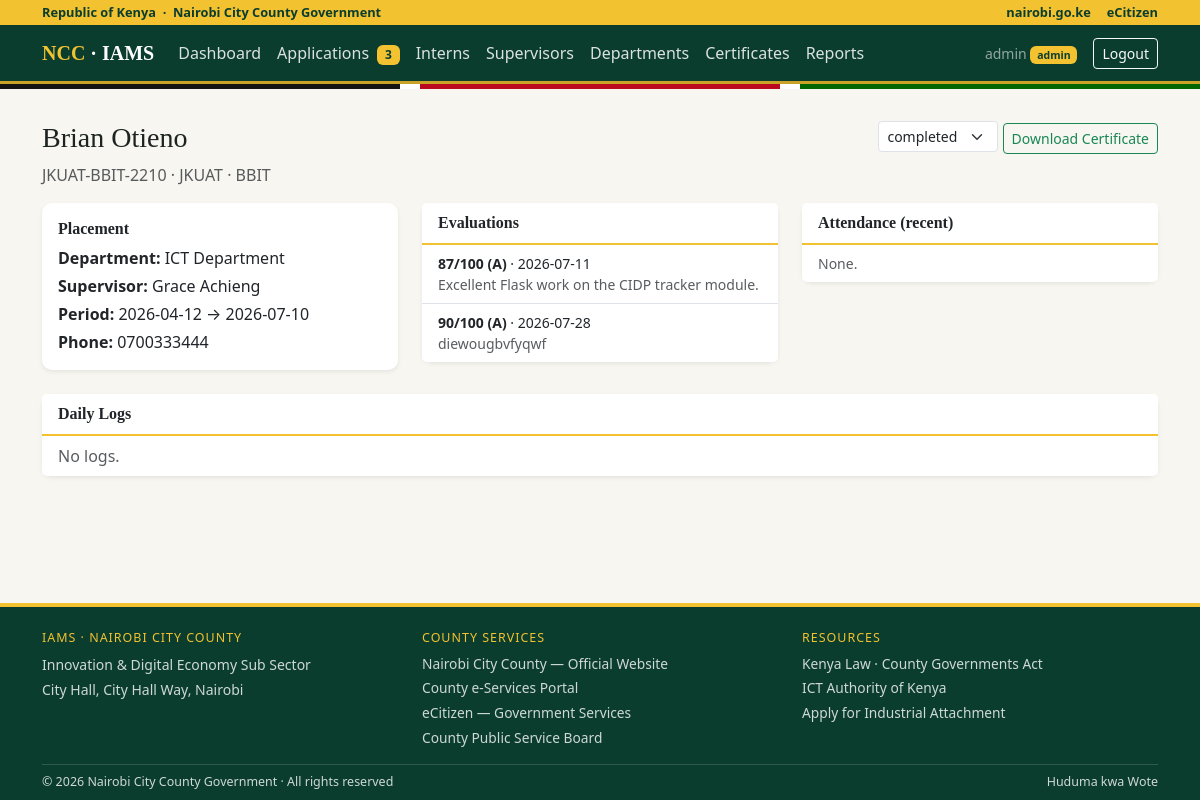
The app's page /admin/interns/2 (signed in) with its own data.
### app.py (models this page shows, shortened)
class User(UserMixin, db.Model):
    id = db.Column(db.Integer, primary_key=True)
    username = db.Column(db.String(80), unique=True, nullable=False)
    password_hash = db.Column(db.String(255), nullable=False)
    role = db.Column(db.String(20), nullable=False)  # admin | supervisor | intern
    intern_id = db.Column(db.Integer, db.ForeignKey("intern.id"))
    supervisor_id = db.Column(db.Integer, db.ForeignKey("supervisor.id"))
    intern = db.relationship("Intern", foreign_keys=[intern_id])
    supervisor = db.relationship("Supervisor", foreign_keys=[supervisor_id])

class Intern(db.Model):
    id = db.Column(db.Integer, primary_key=True)
    full_name = db.Column(db.String(120), nullable=False)
    admission_number = db.Column(db.String(40), unique=True, nullable=False)
    phone = db.Column(db.String(30))
    university = db.Column(db.String(120))
    course = db.Column(db.String(120))
    department_id = db.Column(db.Integer, db.ForeignKey("department.id"))
    supervisor_id = db.Column(db.Integer, db.ForeignKey("supervisor.id"))
    start_date = db.Column(db.Date, default=date.today)
    end_date = db.Column(db.Date)
    status = db.Column(db.String(20), default="active")  # active | completed | terminated
    department = db.relationship("Department")
    supervisor = db.relationship("Supervisor")
    attendance = db.relationship("Attendance", backref="intern", cascade="all, delete-orphan")
    logs = db.relationship("DailyLog", backref="intern", cascade="all, delete-orphan")
    evaluations = db.relationship("Performance", backref="intern", cascade="all, delete-orphan")
    certificate = db.relationship("Certificate", backref="intern", uselist=False, cascade="all, delete-orphan")

class Department(db.Model):
    id = db.Column(db.Integer, primary_key=True)
    name = db.Column(db.String(120), unique=True, nullable=False)
    hod_name = db.Column(db.String(120))
    location = db.Column(db.String(120))

class Supervisor(db.Model):
    id = db.Column(db.Integer, primary_key=True)
    full_name = db.Column(db.String(120), nullable=False)
    email = db.Column(db.String(120), unique=True, nullable=False)
    phone = db.Column(db.String(30))
    department_id = db.Column(db.Integer, db.ForeignKey("department.id"))
    department = db.relationship("Department")

class Performance(db.Model):
    id = db.Column(db.Integer, primary_key=True)
    intern_id = db.Column(db.Integer, db.ForeignKey("intern.id"), nullable=False)
    supervisor_id = db.Column(db.Integer, db.ForeignKey("supervisor.id"))
    evaluation_date = db.Column(db.Date, default=date.today)
    score = db.Column(db.Integer, nullable=False)  # 0-100
    grade = db.Column(db.String(2))
    comments = db.Column(db.Text)
    supervisor = db.relationship("Supervisor")

### app.py (the view)
@app.route("/admin/interns/<int:intern_id>")
@role_required("admin")
def admin_intern_detail(intern_id):
    intern = db.session.get(Intern, intern_id) or abort(404)
    return render_template("admin_intern_detail.html", intern=intern)

### app.py (called while the page is built)
@login_manager.user_loader
def load_user(user_id):
    return db.session.get(User, int(user_id))

def role_required(*roles):
    def wrapper(fn):
        @wraps(fn)
        def decorated(*args, **kwargs):
            if not current_user.is_authenticated:
                return redirect(url_for("login"))
            if current_user.role not in roles:
                abort(403)
            return fn(*args, **kwargs)
        return decorated
    return wrapper

@app.context_processor
def inject_badges():
    pending_apps = 0
    if current_user.is_authenticated and current_user.role == "admin":
        pending_apps = Application.query.filter_by(status="pending").count()
    return {"pending_applications": pending_apps}

### templates/admin_intern_detail.html (shortened to what this page needs)
{% extends "base.html" %}
{% block content %}
<div class="d-flex justify-content-between align-items-start mb-3">
  <div><h3>{{ intern.full_name }}</h3>
    <p class="text-muted mb-0">{{ intern.admission_number }} · {{ intern.university or '—' }} · {{ intern.course or '—' }}</p></div>
  <div class="text-end">
    <form method="post" action="{{ url_for('admin_intern_status', intern_id=intern.id) }}" class="d-inline">
      <select name="status" class="form-select form-select-sm d-inline w-auto" onchange="this.form.submit()">
        {% for s in ['active','completed','terminated'] %}<option value="{{ s }}" {{ 'selected' if intern.status==s }}>{{ s }}</option>{% endfor %}
      </select></form>
    {% if intern.status=='completed' and not intern.certificate %}
    <form method="post" action="{{ url_for('admin_issue_certificate', intern_id=intern.id) }}" class="d-inline">
      <button class="btn btn-sm btn-ncc">Generate Certificate</button></form>
    {% elif intern.certificate %}
    <a class="btn btn-sm btn-outline-success" href="{{ url_for('download_certificate', cert_id=intern.certificate.id) }}">Download Certificate</a>
    {% endif %}
  </div>
</div>
<div class="row g-4">
  <div class="col-md-4"><div class="card shadow-sm"><div class="card-body">
    <h6 class="card-header p-0 border-0 mb-2">Placement</h6>
    <p class="mb-1"><strong>Department:</strong> {{ intern.department.name if intern.department else '—' }}</p>
    <p class="mb-1"><strong>Supervisor:</strong> {{ intern.supervisor.full_name if intern.supervisor else '—' }}</p>
    <p class="mb-1"><strong>Period:</strong> {{ intern.start_date }} → {{ intern.end_date or 'ongoing' }}</p>
    <p class="mb-0"><strong>Phone:</strong> {{ intern.phone or '—' }}</p></div></div></div>
  <div class="col-md-4"><div class="card shadow-sm"><div class="card-header">Evaluations</div>
    <ul class="list-group list-group-flush">
      {% for e in intern.evaluations %}<li class="list-group-item small"><strong>{{ e.score }}/100 ({{ e.grade }})</strong> · {{ e.evaluation_date }}<br><span class="text-muted">{{ e.comments }}</span></li>
      {% else %}<li class="list-group-item text-muted small">None yet.</li>{% endfor %}</ul></div></div>
  <div class="col-md-4"><div class="card shadow-sm"><div class="card-header">Attendance (recent)</div>
    <ul class="list-group list-group-flush">
      {% for a in intern.attendance[-8:]|reverse %}<li class="list-group-item small d-flex justify-content-between">{{ a.date }}<span>{{ a.check_in or '—' }}–{{ a.check_out or '—' }} · {{ a.status }}</span></li>
      {% else %}<li class="list-group-item text-muted small">None.</li>{% endfor %}</ul></div></div>
  <div class="col-12"><div class="card shadow-sm"><div class="card-header">Daily Logs</div>
    <ul class="list-group list-group-flush">
      {% for log in intern.logs|sort(attribute='log_date', reverse=true) %}
      <li class="list-group-item"><strong>{{ log.log_date }}</strong>
        {% if log.reviewed %}<span class="badge bg-success">reviewed</span>{% else %}<span class="badge bg-warning text-dark">pending</span>{% endif %}
        <div class="small">{{ log.activities }}</div>
        {% if log.supervisor_comment %}<div class="small text-success">Supervisor: {{ log.supervisor_comment }}</div>{% endif %}</li>
      {% else %}<li class="list-group-item text-muted">No logs.</li>{% endfor %}</ul></div></div>
</div>
{% endblock %}

### templates/base.html (shortened to what this page needs)
<!DOCTYPE html>
<html lang="en">
<head>
  <link href="https://cdn.jsdelivr.net/npm/bootstrap@5.3.3/dist/css/bootstrap.min.css" rel="stylesheet">
  <link href="{{ url_for('static', filename='style.css') }}" rel="stylesheet">
</head>
<body>
<div class="gold-ribbon">
  <div class="container d-flex justify-content-between align-items-center">
    <span>Republic of Kenya &nbsp;·&nbsp; Nairobi City County Government</span>
    <span class="d-none d-md-flex gap-3">
      <a href="https://nairobi.go.ke" target="_blank" rel="noopener">nairobi.go.ke</a>
      <a href="https://ecitizen.go.ke" target="_blank" rel="noopener">eCitizen</a>
    </span>
  </div>
</div>
<nav class="navbar navbar-expand-lg navbar-dark ncc-navbar">
  <div class="container">
    <a class="navbar-brand fw-bold" href="{{ url_for('index') }}"><span class="text-gold">NCC</span> · IAMS</a>
    <div class="collapse navbar-collapse" id="nav">
      {% if current_user.is_authenticated %}
      <ul class="navbar-nav me-auto">
        {% if current_user.role == 'admin' %}
          <li class="nav-item"><a class="nav-link" href="{{ url_for('admin_dashboard') }}">Dashboard</a></li>
          <li class="nav-item"><a class="nav-link" href="{{ url_for('admin_applications') }}">Applications
            {% if pending_applications %}<span class="badge bg-gold ms-1">{{ pending_applications }}</span>{% endif %}</a></li>
          <li class="nav-item"><a class="nav-link" href="{{ url_for('admin_interns') }}">Interns</a></li>
          <li class="nav-item"><a class="nav-link" href="{{ url_for('admin_supervisors') }}">Supervisors</a></li>
          <li class="nav-item"><a class="nav-link" href="{{ url_for('admin_departments') }}">Departments</a></li>
          <li class="nav-item"><a class="nav-link" href="{{ url_for('admin_certificates') }}">Certificates</a></li>
          <li class="nav-item"><a class="nav-link" href="{{ url_for('admin_reports') }}">Reports</a></li>
        {% endif %}
      </ul>
      <span class="navbar-text me-3 small">{{ current_user.username }}
        <span class="badge bg-gold">{{ current_user.role }}</span></span>
      <a class="btn btn-outline-light btn-sm" href="{{ url_for('logout') }}">Logout</a>
      {% else %}
      <div class="ms-auto d-flex gap-2">
        <a class="btn btn-outline-light btn-sm" href="{{ url_for('login') }}">Login</a>
        <a class="btn btn-gold btn-sm" href="{{ url_for('apply') }}">Apply for Attachment</a>
      </div>
      {% endif %}
    </div>
  </div>
</nav>
<div class="flag-strip"></div>
<div class="container pt-3">
</div>
<main class="container py-3">{% block content %}{% endblock %}</main>
<footer class="ncc-footer pt-4">
  <div class="container">
    <div class="row g-4 pb-3">
      <div class="col-md-4">
        <h6>IAMS · Nairobi City County</h6>
        <p class="small mb-1">Innovation &amp; Digital Economy Sub Sector</p>
        <p class="small mb-0">City Hall, City Hall Way, Nairobi</p>
      </div>
      <div class="col-md-4">
        <h6>County Services</h6>
        <div class="d-flex flex-column gap-1">
          <a href="https://nairobi.go.ke" target="_blank" rel="noopener">Nairobi City County — Official Website</a>
          <a href="https://nairobiservices.go.ke" target="_blank" rel="noopener">County e-Services Portal</a>
          <a href="https://ecitizen.go.ke" target="_blank" rel="noopener">eCitizen — Government Services</a>
          <a href="https://cpsb.nairobi.go.ke" target="_blank" rel="noopener">County Public Service Board</a>
        </div>
      </div>
      <div class="col-md-4">
        <h6>Resources</h6>
        <div class="d-flex flex-column gap-1">
          <a href="https://www.kenyalaw.org" target="_blank" rel="noopener">Kenya Law · County Governments Act</a>
          <a href="https://icta.go.ke" target="_blank" rel="noopener">ICT Authority of Kenya</a>
          <a href="{{ url_for('apply') }}">Apply for Industrial Attachment</a>
        </div>
      </div>
    </div>
    <div class="bottom-bar py-2 d-flex justify-content-between flex-wrap gap-2">
      <span>© 2026 Nairobi City County Government · All rights reserved</span>
      <span>Huduma kwa Wote</span>
    </div>
  </div>
</footer>
</body>
</html>

### static/style.css (style rules this page uses)
:root { --green:#0b3d2e;--green2:#10513d;--gold:#f2c230;--gold2:#c9a227;--paper:#f7f6f1; }
body { background:var(--paper);color:#1c2321;display:flex;flex-direction:column;min-height:100vh;font-family:system-ui,-apple-system,"Segoe UI",Roboto,sans-serif; }
main { flex:1; }
h1,h2,h3,h4,h5,.navbar-brand { font-family:Georgia,"Times New Roman",serif; }
.gold-ribbon { background:var(--gold);color:var(--green);font-size:.8rem;font-weight:600;padding:3px 0; }
.gold-ribbon a { color:var(--green);text-decoration:none; }
.ncc-navbar { background:var(--green);border-bottom:3px solid var(--gold2); }
.ncc-navbar .nav-link { color:rgba(255,255,255,.85); }
.flag-strip { height:5px;background:linear-gradient(to right,#141414 0 33.3%,#fff 33.3% 35%,#bb0a1e 35% 65%,#fff 65% 66.7%,#006600 66.7% 100%); }
.text-gold { color:var(--gold); }
.card { border:none;border-radius:10px; }
.card-header { background:#fff;border-bottom:2px solid var(--gold);font-weight:600;font-family:Georgia,serif; }
.badge.bg-gold { background:var(--gold);color:var(--green); }
.ncc-footer { background:var(--green);color:rgba(255,255,255,.8);border-top:4px solid var(--gold);margin-top:2rem; }
.ncc-footer h6 { color:var(--gold);text-transform:uppercase;letter-spacing:.08em;font-size:.78rem;font-family:system-ui,sans-serif; }
.ncc-footer a { color:rgba(255,255,255,.8);text-decoration:none;font-size:.86rem; }
.ncc-footer .bottom-bar { border-top:1px solid rgba(255,255,255,.15);font-size:.78rem; }

### records on screen
User: username "admin", role "admin"
Intern: full_name "Brian Otieno", admission_number "JKUAT-BBIT-2210", university "JKUAT", course "BBIT", start_date "2026-04-12", end_date "2026-07-10", phone "0700333444"
Department: department "ICT Department"
Supervisor: supervisor "Grace Achieng"
Performance: score "87", grade "A", evaluation_date "2026-07-11", comments "Excellent Flask work on the CIDP tracker module."
Performance: score "90", grade "A", evaluation_date "2026-07-28", comments "diewougbvfyqwf"

### other values on screen
{{ pending_applications }} "3"
form field status "completed"
